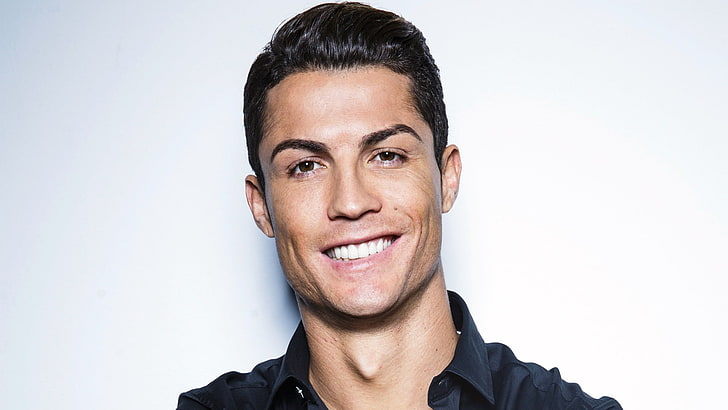
#> input picture dataset/images/christiano_ronaldo/test/christiano_ronaldo_30.jpg, 728 x 410 px
$ python -i app.py   (imports and definitions only)
#> lines starting #> are read from the running program, lines starting #| are printed output that depends on the picture
import os
import cv2
import numpy as np

'''
- Takes an input the image name and the desired output image size
- Loads the HAAR model to perform face detection task (the output size needs to be (224*224) pixels for the FaceNet model to work correctly
'''
def extract_face(image_path, required_size=(224, 224)):
    # Load the HAAR Cascade for face detection
#> called with required_size = (224, 224)
    haar_model_path = cv2.data.haarcascades + "haarcascade_frontalface_default.xml"
    face_cascade = cv2.CascadeClassifier(haar_model_path)

    # Load the image
    image = cv2.imread(image_path)
#> image is the input picture: shape (410, 728, 3); mean B, G, R 207, 205.2, 209.7
    if image is None:
        print(f"Could not load image: {image_path}")
        return None

    # Convert the image to grayscale for better detection
    gray = cv2.cvtColor(image, cv2.COLOR_BGR2GRAY)
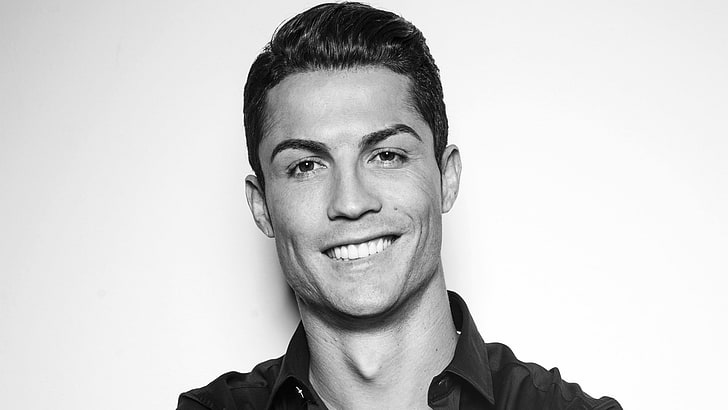
#> gray: shape (410, 728); min 0, max 255, mean 206.8

    # Detect faces in the image
    faces = face_cascade.detectMultiScale(gray, scaleFactor=1.1, minNeighbors=5, minSize=(30, 30))
#> faces = [[239, 71, 219, 219]]

    if len(faces) == 0:
        print(f"No face detected in image: {image_path}")
        return None

    # Assuming the first detected face is the target
    x, y, w, h = faces[0]
#> x = 239; y = 71; w = 219; h = 219
    face = image[y:y+h, x:x+w]
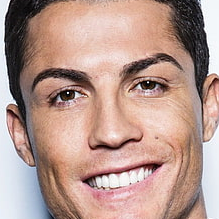
#> face: shape (219, 219, 3); mean B, G, R 142.2, 152, 182.6

    # Resize the face to the target size
    face_resized = cv2.resize(face, required_size)
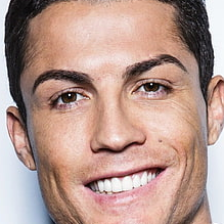
#> face_resized: shape (224, 224, 3); mean B, G, R 142.1, 151.9, 182.5

    return face_resized


'''
- Takes a directory name as input to loop through its images
- Applies the ‘ extract face’ function.
'''
# [8 lines left out: function load_faces, not called in this run]

'''
- Takes the parent directory name and loops through its child directory to apply the load faces function
- Assign to them the corresponding label which is the child directory name.
'''
# [15 lines left out: function load_dataset, not called in this run]

'''
Save the dataset
'''
def save_dataset(X, y, filename):
    np.savez_compressed(filename, X=X, y=y)
    print(f"Dataset saved to {filename}")


# [22 lines left out: function main, not called in this run]


# [2 lines not run here, left out]


>>> result = extract_face('../dataset/images/christiano_ronaldo/test/christiano_ronaldo_30.jpg')

$ run again, on dataset/images/christiano_ronaldo/train/christiano_ronaldo_1.jpg
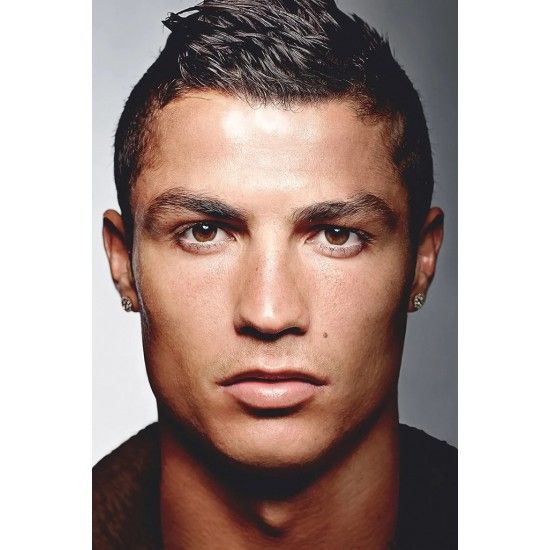
#> input picture dataset/images/christiano_ronaldo/train/christiano_ronaldo_1.jpg, 550 x 550 px
#> in extract_face, image is the input picture: shape (550, 550, 3); mean B, G, R 150.5, 156.2, 174.5
#> in extract_face, `gray = cv2.cvtColor(image, cv2.COLOR_BGR2GRAY)`:
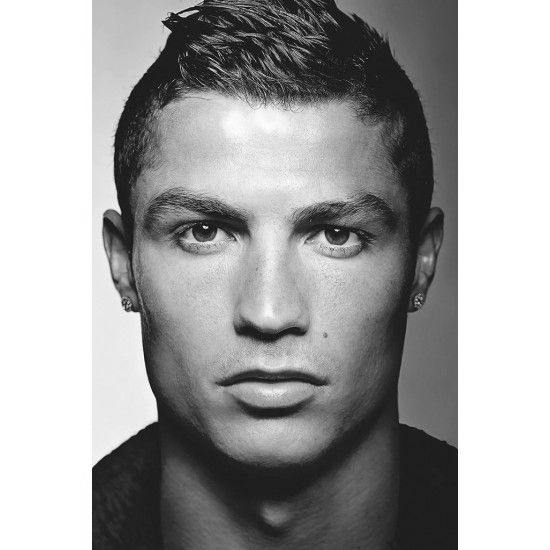
#> gray: shape (550, 550); min 0, max 255, mean 161
#> faces = [[104, 104, 334, 334]]
#> x = 104; w = 334
#> in extract_face, `face = image[y:y+h, x:x+w]`:
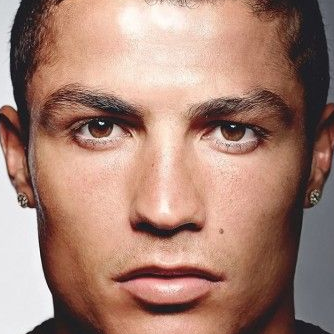
#> face: shape (334, 334, 3); mean B, G, R 115.5, 129.5, 166.4

$ run again, on dataset/images/christiano_ronaldo/train/christiano_ronaldo_10.jpg
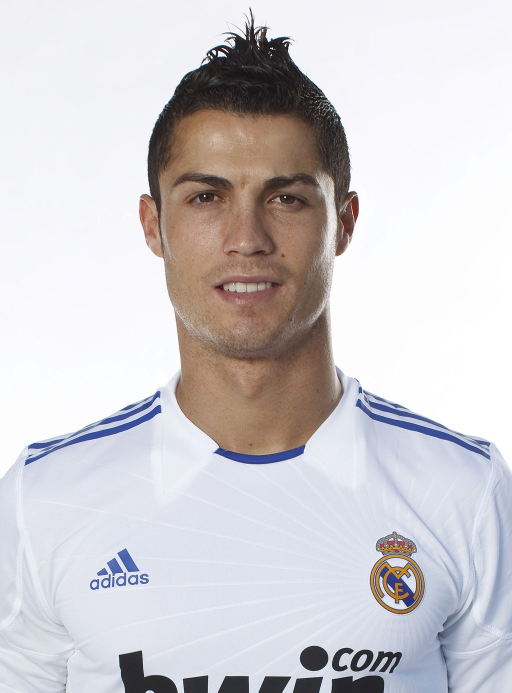
#> input picture dataset/images/christiano_ronaldo/train/christiano_ronaldo_10.jpg, 1024 x 1385 px (shown at 1/2 size)
#> in extract_face, image is the input picture: shape (1385, 1024, 3); mean B, G, R 207.7, 204.3, 207.8
#> in extract_face, `gray = cv2.cvtColor(image, cv2.COLOR_BGR2GRAY)`:
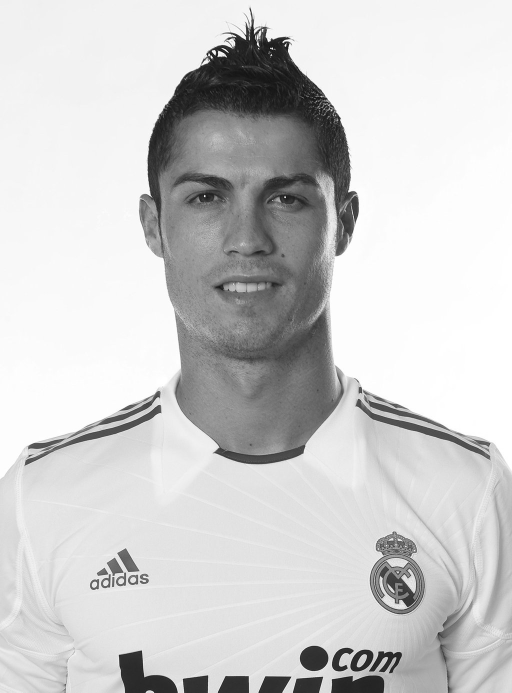
#> gray: shape (1385, 1024) (shown at 1/2 size); min 0, max 255, mean 205.8
#> faces = [[288, 234, 411, 411]]
#> x = 288; y = 234; w = 411
#> in extract_face, `face = image[y:y+h, x:x+w]`:
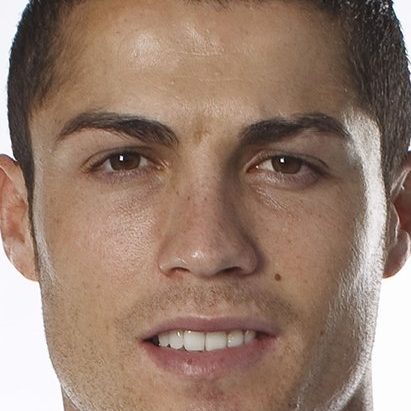
#> face: shape (411, 411, 3); mean B, G, R 109.8, 125.1, 151.5
